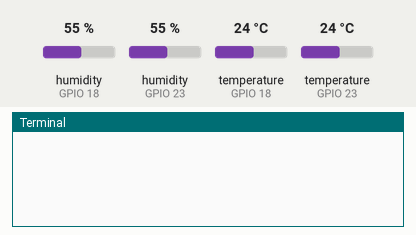
Recording of a program running on a simulated Raspberry Pi (BCM pin numbers). Shown: the last lines printed to the terminal. Inputs (shaded band) come from the test bench; at power-on: temperature (sensors on GPIO 18, GPIO 23) 24 °C, humidity (sensors on GPIO 18, GPIO 23) 55 %. The clock reads 2024-03-15 10:24:30 at power-on unless the program sets it; files the program writes start out absent.

Above: at 1.2 s.
1.3 s: temperature (sensor on GPIO 18) set to 12 °C
At 4.9 s:
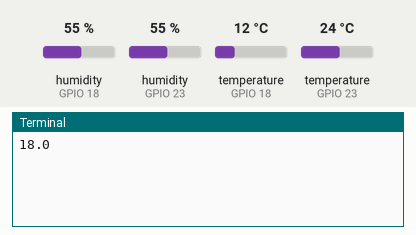
6.4 s: temperature (sensor on GPIO 23) set to 12 °C
At 7.9 s:
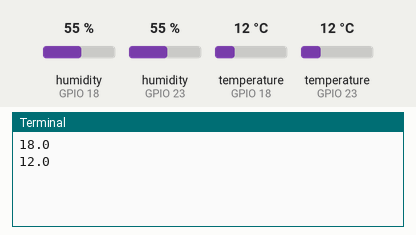
11.5 s: temperature (sensor on GPIO 18) set to 19 °C
At 14.9 s:
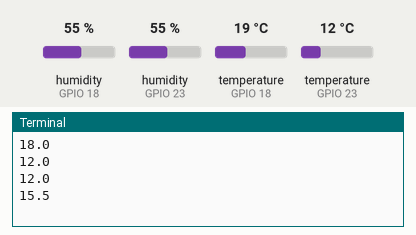
16.6 s: temperature (sensor on GPIO 23) set to 19 °C
At 18.9 s:
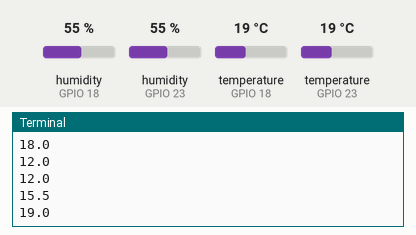
Timing chart, 0 to 20.4 s (numbered marks = the images above; inputs shaded):
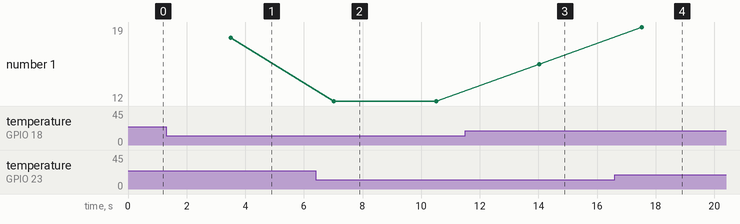

The program:

DHT_CSVfile.py
```python
import board # importeer board
import adafruit_dht # importeer adafruit_dht
from time import sleep, strftime # van module time importeer sleep en strftime

dht11_1 = adafruit_dht.DHT11(board.D18) # var dht11_1 staat op pin 18
dht11_2 = adafruit_dht.DHT11(board.D23) # var dht11_2 staat op pin 23

with open("eggs.csv", "a") as csvfile:# open csv tekst bestand
    while True:# stel while loop op
        sleep(3)# wacht 3 seconde
        try:# probeer
            temp_dht11_1 = dht11_1.temperature # var temp_dht11_1 is temperatuur opvragen van dht11
            temp_dht11_2 = dht11_2.temperature # var temp_dht11_2 is temperatuur opvragen van dht11
        except RuntimeError as error:# alleen error code
            print(error.args[0])# print de error
            continue# ga verder
        gemiddelde = (temp_dht11_1 + temp_dht11_2) /2 # var gemiddelde is de 2 temperaturen van de dht's optellen en gedeelt door 2
        print(gemiddelde)
        csvfile.write("{0}, {1}, {2}, {3}\n".format(strftime("%Y-%m-%d %H:%M:%s"), temp_dht11_1,  temp_dht11_2,  gemiddelde))# schrijf in csv time stap en var temp_dht11_1, temp_dht11_2,  gemiddelde 
```

Measured:
- after the input at 1.3 s, the terminal: prints a new line after 2.2 s (image 1)
- after the input at 6.4 s, the terminal: prints a new line after 0.61 s (image 2)
- after the input at 11.5 s, the terminal: prints a new line after 2.5 s (image 3)
- after the input at 16.6 s, the terminal: prints a new line after 0.93 s (image 4)
- plotted number 1: 18 → 12 after the input at 6.4 s, 12 → 15.5 after the input at 11.5 s, 15.5 → 19 after the input at 16.6 s
